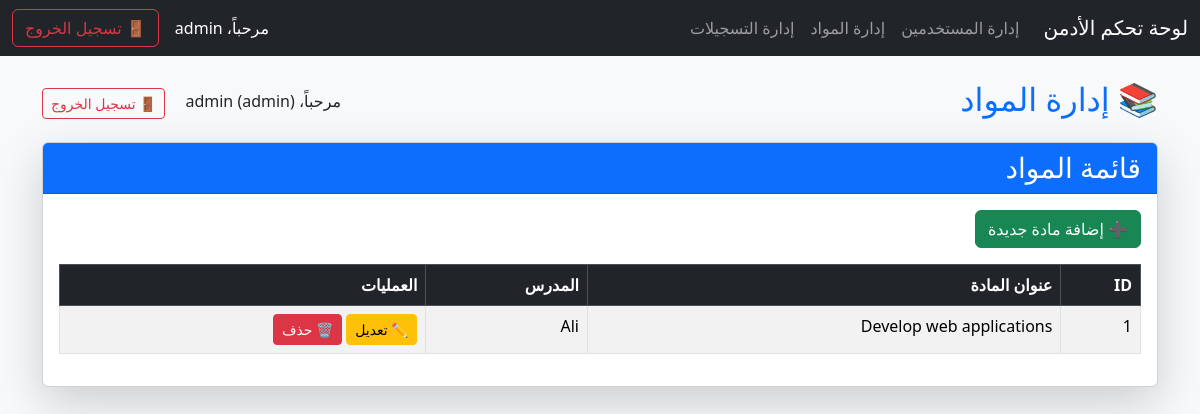
The page /admin/manage_courses.php (signed in) on the database its author committed.
### tables this page shows
CREATE TABLE `courses` (
  `id` int(11) NOT NULL,
  `title` varchar(255) NOT NULL,
  `description` text DEFAULT NULL,
  `teacher_id` int(11) DEFAULT NULL,
  `created_at` timestamp NOT NULL DEFAULT current_timestamp()
);

CREATE TABLE `users` (
  `id` int(11) NOT NULL,
  `name` varchar(255) NOT NULL,
  `password` varchar(255) NOT NULL,
  `phone` varchar(255) DEFAULT NULL,
  `role` varchar(50) NOT NULL DEFAULT 'student'
);

### admin/manage_courses.php (the view, shortened to what this page needs)
<?php
require '../includes/database.php';
$courses = $conn->query("SELECT c.*, u.name as teacher_name FROM courses c JOIN users u ON c.teacher_id = u.id");
?>
<!DOCTYPE html>
<html lang="ar" dir="rtl">
<head>
    <link href="https://cdn.jsdelivr.net/npm/bootstrap@5.3.3/dist/css/bootstrap.rtl.min.css" rel="stylesheet">
</head>
<body class="bg-light">
    <?php require_once '../includes/admin_navbar.php'; ?>
    <div class="container mt-4">
        <div class="d-flex justify-content-between align-items-center mb-3">
            <h2 class="text-primary">📚 إدارة المواد</h2>
            <div>
                <span class="me-3">مرحباً، <?= $_SESSION['name'] ?> (<?= $_SESSION['role'] ?>)</span>
                <a href="../logout.php" class="btn btn-outline-danger btn-sm">🚪 تسجيل الخروج</a>
            </div>
        </div>
        <div class="card shadow-lg mb-4">
            <div class="card-header bg-primary text-white">
                <h3 class="mb-0">قائمة المواد</h3>
            </div>
            <div class="card-body">
                <a href="#addCourseModal" class="btn btn-success mb-3" data-bs-toggle="modal">➕ إضافة مادة جديدة</a>
                <table class="table table-bordered table-striped table-hover">
                    <thead class="table-dark">
                        <tr>
                            <th>ID</th>
                            <th>عنوان المادة</th>
                            <th>المدرس</th>
                            <th>العمليات</th>
                        </tr>
                    </thead>
                    <tbody>
                        <?php while ($row = $courses->fetch_assoc()): ?>
                            <tr>
                                <td><?= $row['id'] ?></td>
                                <td><?= htmlspecialchars($row['title']) ?></td>
                                <td><?= htmlspecialchars($row['teacher_name']) ?></td>
                                <td>
                                    <a href="edit_course.php?id=<?= $row['id'] ?>" class="btn btn-sm btn-warning">✏
                                        تعديل</a>
                                    <a href="delete_course.php?id=<?= $row['id'] ?>" class="btn btn-sm btn-danger"
                                        onclick="return confirm('هل أنت متأكد من الحذف؟')">🗑 حذف</a>
                                </td>
                            </tr>
                        <?php endwhile; ?>
                    </tbody>
                </table>
            </div>
        </div>
    </div>
</body>
</html>

### rows shown on the page
courses: id "1", title "Develop web applications", teacher.name "Ali"

### other values the page prints
$_SESSION['name'] "admin"
$_SESSION['role'] "admin"
